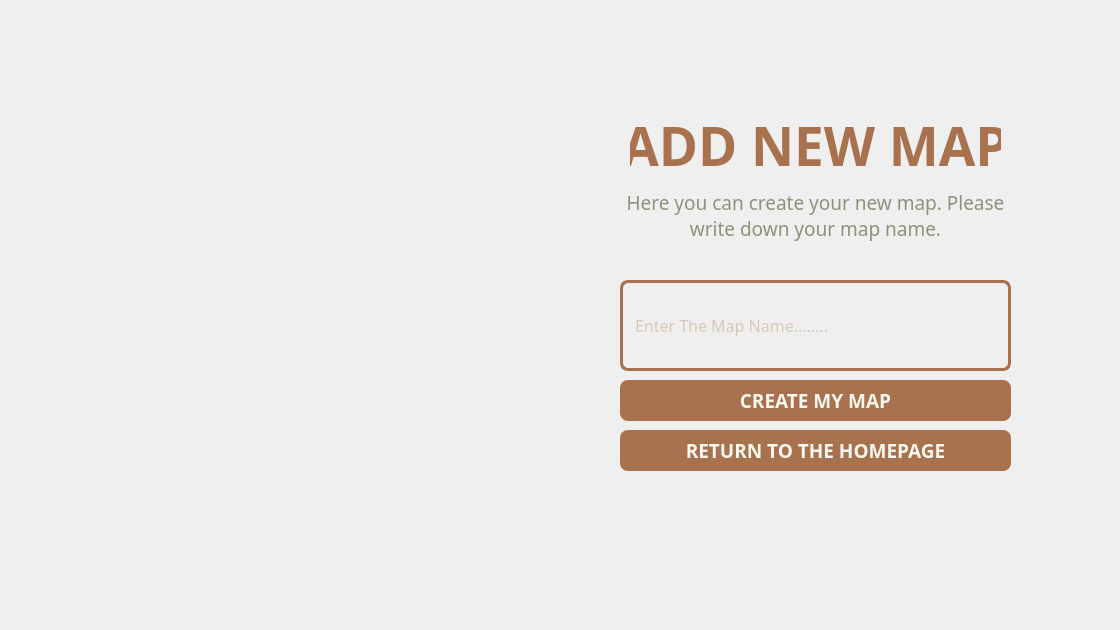
<?xml version="1.0" encoding="UTF-8"?>
<ui version="4.0">
 <class>AddNewMap</class>
 <widget class="QWidget" name="AddNewMap">
  <property name="geometry">
   <rect>
    <x>0</x>
    <y>0</y>
    <width>1120</width>
    <height>630</height>
   </rect>
  </property>
  <property name="minimumSize">
   <size>
    <width>1120</width>
    <height>630</height>
   </size>
  </property>
  <property name="maximumSize">
   <size>
    <width>1120</width>
    <height>630</height>
   </size>
  </property>
  <property name="windowTitle">
   <string>Mini Wasalni | Add New Map</string>
  </property>
  <widget class="QLabel" name="addmap_label">
   <property name="geometry">
    <rect>
     <x>610</x>
     <y>140</y>
     <width>411</width>
     <height>151</height>
    </rect>
   </property>
   <property name="font">
    <font>
     <family>Dosis</family>
     <pointsize>14</pointsize>
    </font>
   </property>
   <property name="styleSheet">
    <string notr="true">QLabel {
		color: #909178;
}</string>
   </property>
   <property name="text">
    <string>Here you can create your new map. Please write down your map name.</string>
   </property>
   <property name="textFormat">
    <enum>Qt::RichText</enum>
   </property>
   <property name="alignment">
    <set>Qt::AlignCenter</set>
   </property>
   <property name="wordWrap">
    <bool>true</bool>
   </property>
  </widget>
  <widget class="QLabel" name="welcome_message_h2">
   <property name="geometry">
    <rect>
     <x>630</x>
     <y>80</y>
     <width>371</width>
     <height>131</height>
    </rect>
   </property>
   <property name="font">
    <font>
     <family>Dosis</family>
     <pointsize>40</pointsize>
     <bold>true</bold>
    </font>
   </property>
   <property name="styleSheet">
    <string notr="true">QLabel {
		color: #A9724E;
}</string>
   </property>
   <property name="text">
    <string>ADD NEW MAP</string>
   </property>
   <property name="alignment">
    <set>Qt::AlignCenter</set>
   </property>
  </widget>
  <widget class="QLineEdit" name="addmap_lineedit">
   <property name="geometry">
    <rect>
     <x>620</x>
     <y>280</y>
     <width>391</width>
     <height>91</height>
    </rect>
   </property>
   <property name="font">
    <font>
     <family>Dosis</family>
     <pointsize>12</pointsize>
    </font>
   </property>
   <property name="styleSheet">
    <string notr="true">QLineEdit {
color:#BFA17E;
background: transparent;
border: 3px solid #A9724E;
border-radius: 8px; 
padding: 10px;
}</string>
   </property>
   <property name="inputMask">
    <string/>
   </property>
   <property name="text">
    <string/>
   </property>
   <property name="maxLength">
    <number>32767</number>
   </property>
   <property name="echoMode">
    <enum>QLineEdit::Normal</enum>
   </property>
   <property name="placeholderText">
    <string>Enter The Map Name........</string>
   </property>
  </widget>
  <widget class="QPushButton" name="addmap_add">
   <property name="geometry">
    <rect>
     <x>620</x>
     <y>380</y>
     <width>391</width>
     <height>41</height>
    </rect>
   </property>
   <property name="maximumSize">
    <size>
     <width>500</width>
     <height>100</height>
    </size>
   </property>
   <property name="font">
    <font>
     <family>Dosis</family>
     <pointsize>14</pointsize>
     <bold>true</bold>
    </font>
   </property>
   <property name="styleSheet">
    <string notr="true">QPushButton {
		color: #F8F8F1;
		background-color: #A9724E;
		border: none;
		border-radius: 8px;
}

QPushButton:hover {
		color: #F8F8F1;
		background-color: #BFA17E;
		border: none;
		border-radius:8px;
}

QPushButton:pressed {
		color: #F8F8F1;
		background-color: #BFA17E;
		border: none;
        border-radius: 8px;
}</string>
   </property>
   <property name="text">
    <string>CREATE MY MAP</string>
   </property>
  </widget>
  <widget class="QPushButton" name="addmap_add_2">
   <property name="geometry">
    <rect>
     <x>620</x>
     <y>430</y>
     <width>391</width>
     <height>41</height>
    </rect>
   </property>
   <property name="maximumSize">
    <size>
     <width>500</width>
     <height>100</height>
    </size>
   </property>
   <property name="font">
    <font>
     <family>Dosis</family>
     <pointsize>14</pointsize>
     <bold>true</bold>
    </font>
   </property>
   <property name="styleSheet">
    <string notr="true">QPushButton {
		color: #F8F8F1;
		background-color: #A9724E;
		border: none;
		border-radius: 8px;
}

QPushButton:hover {
		color: #F8F8F1;
		background-color: #BFA17E;
		border: none;
		border-radius:8px;
}

QPushButton:pressed {
		color: #F8F8F1;
		background-color: #BFA17E;
		border: none;
        border-radius: 8px;
}</string>
   </property>
   <property name="text">
    <string>RETURN TO THE HOMEPAGE</string>
   </property>
  </widget>
 </widget>
 <resources/>
 <connections/>
</ui>
